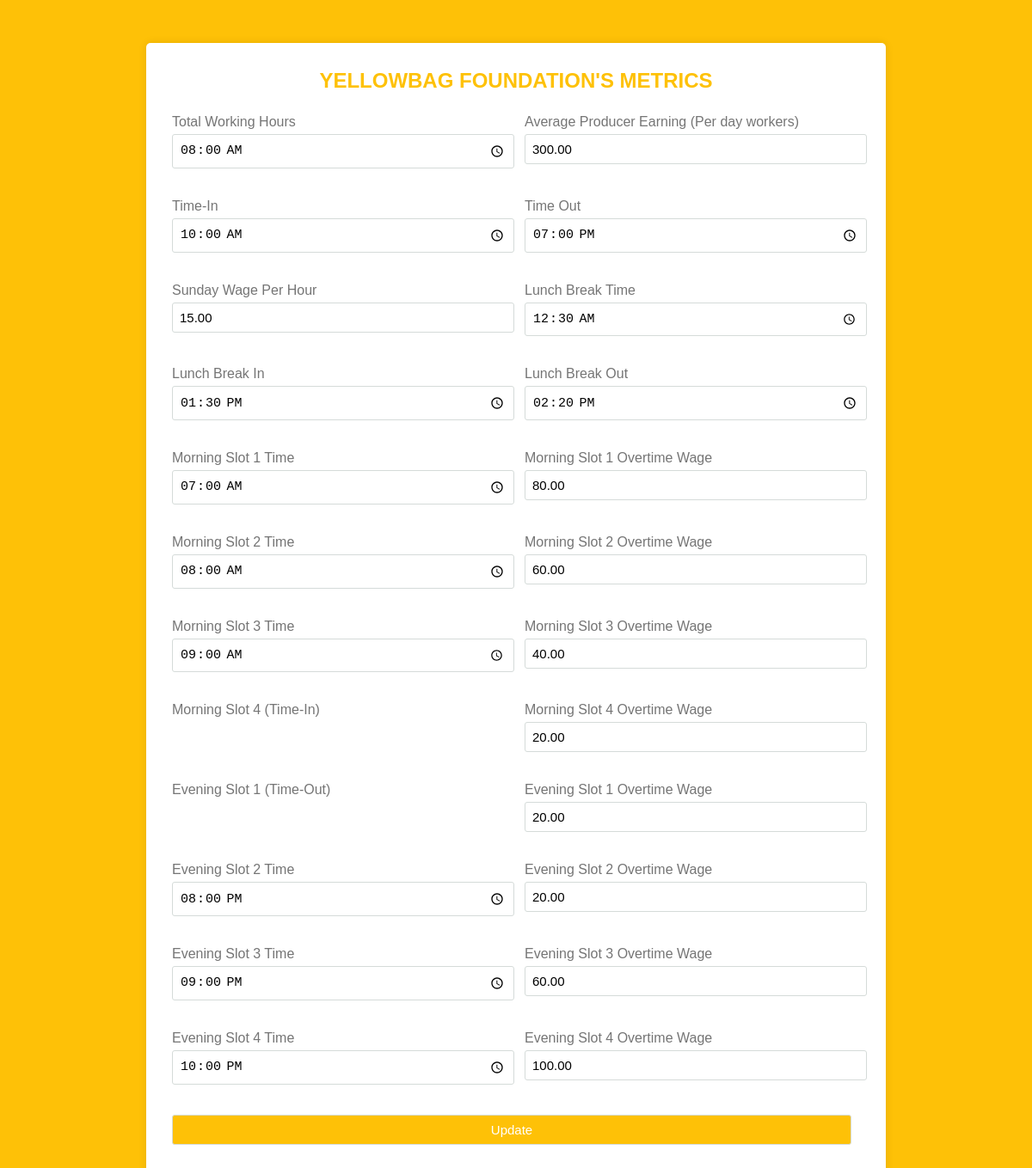
/update.php, run on the app's committed database.
### tables this page shows
CREATE TABLE `metrics` (
  `id` int(11) NOT NULL,
  `total_working_hours` time NOT NULL,
  `average_producer_earning` decimal(10,2) NOT NULL,
  `time_in` time NOT NULL,
  `time_out` time NOT NULL,
  `sunday_wage_per_hour` decimal(10,2) NOT NULL,
  `lunch_break_time` time NOT NULL,
  `lunch_break_in` time NOT NULL,
  `lunch_break_out` time NOT NULL,
  `morning_slot_1_time` time NOT NULL,
  `morning_slot_1_overtime_wage` decimal(10,2) NOT NULL,
  `morning_slot_2_time` time NOT NULL,
  `morning_slot_2_overtime_wage` decimal(10,2) NOT NULL,
  `morning_slot_3_time` time NOT NULL,
  `morning_slot_3_overtime_wage` decimal(10,2) NOT NULL,
  `morning_slot_4_overtime_wage` decimal(10,2) NOT NULL,
  `evening_slot_1_overtime_wage` decimal(10,2) NOT NULL,
  `evening_slot_2_time` time NOT NULL,
  `evening_slot_2_overtime_wage` decimal(10,2) NOT NULL,
  `evening_slot_3_time` time NOT NULL,
  `evening_slot_3_overtime_wage` decimal(10,2) NOT NULL,
  `evening_slot_4_time` time NOT NULL,
  `evening_slot_4_overtime_wage` decimal(10,2) NOT NULL
);

### update.php (the view, shortened to what this page needs)
<?php
$servername = "localhost";
$username = "root";
$password = "";
$dbname = "yellowbags";
$conn = new mysqli($servername, $username, $password, $dbname);
$sql = "SELECT * FROM metrics WHERE id = 1";
$result = $conn->query($sql);
if ($result->num_rows > 0) {
    $row = $result->fetch_assoc();
    $total_working_hours = $row['total_working_hours'];
    $average_producer_earning = $row['average_producer_earning'];
    $time_in = $row['time_in'];
    $time_out = $row['time_out'];
    $sunday_wage_per_hour = $row['sunday_wage_per_hour'];
    $lunch_break_time = $row['lunch_break_time'];
    $lunch_break_in = $row['lunch_break_in'];
    $lunch_break_out = $row['lunch_break_out'];
    $morning_slot_1_time = $row['morning_slot_1_time'];
    $morning_slot_1_overtime_wage = $row['morning_slot_1_overtime_wage'];
    $morning_slot_2_time = $row['morning_slot_2_time'];
    $morning_slot_2_overtime_wage = $row['morning_slot_2_overtime_wage'];
    $morning_slot_3_time = $row['morning_slot_3_time'];
    $morning_slot_3_overtime_wage = $row['morning_slot_3_overtime_wage'];
    $morning_slot_4_overtime_wage = $row['morning_slot_4_overtime_wage'];
    $evening_slot_1_overtime_wage = $row['evening_slot_1_overtime_wage'];
    $evening_slot_2_time = $row['evening_slot_2_time'];
    $evening_slot_2_overtime_wage = $row['evening_slot_2_overtime_wage'];
    $evening_slot_3_time = $row['evening_slot_3_time'];
    $evening_slot_3_overtime_wage = $row['evening_slot_3_overtime_wage'];
    $evening_slot_4_time = $row['evening_slot_4_time'];
    $evening_slot_4_overtime_wage = $row['evening_slot_4_overtime_wage'];
} else {
    echo "0 results";
}
?>
<!DOCTYPE html>
<html lang="en">
<head>
  <link rel="stylesheet" href="./style.css">
</head>
<body>
<div class="wrapper">
    <div class="title">
      YellowBag Foundation's Metrics
    </div>
	<form method="post" action="update_metrics.php">
    <div class="form">
       <div class="inputfield">
          <label>Total Working Hours</label>
          <input type="time" class="input" name="total_working_hours" value="<?php echo $total_working_hours; ?>">
       </div>
        <div class="inputfield">
          <label>Average Producer Earning (Per day workers)</label>
          <input type="number" class="input" name="average_producer_earning" value="<?php echo $average_producer_earning; ?>">
       </div>
        <div class="inputfield">
          <label>Time-In</label>
          <input type="time" class="input" name="time_in" value="<?php echo $time_in; ?>">
       </div>
       <div class="inputfield">
          <label>Time Out</label>
          <input type="time" class="input" name="time_out" value="<?php echo $time_out; ?>">
       </div>
	    <div class="inputfield">
          <label>Sunday Wage Per Hour</label>
          <input type="number" class="input" name="sunday_wage_per_hour" value="<?php echo $sunday_wage_per_hour; ?>">
       </div>
	   <div class="inputfield">
          <label>Lunch Break Time</label>
          <input type="time" class="input" name="lunch_break_time" value="<?php echo $lunch_break_time; ?>">
       </div>
       <div class="inputfield">
          <label>Lunch Break In</label>
          <input type="time" class="input" name="lunch_break_in" value="<?php echo $lunch_break_in; ?>">
       </div>
       <div class="inputfield">
          <label>Lunch Break Out</label>
          <input type="time" class="input" name="lunch_break_out" value="<?php echo $lunch_break_out; ?>">
       </div>
       <div class="inputfield">
          <label>Morning Slot 1 Time</label>
          <input type="time" class="input" name="morning_slot_1_time" value="<?php echo $morning_slot_1_time; ?>">
       </div>
       <div class="inputfield">
          <label>Morning Slot 1 Overtime Wage</label>
          <input type="number" class="input" name="morning_slot_1_overtime_wage" value="<?php echo $morning_slot_1_overtime_wage; ?>">
       </div>
       <div class="inputfield">
          <label>Morning Slot 2 Time</label>
          <input type="time" class="input" name="morning_slot_2_time" value="<?php echo $morning_slot_2_time; ?>">
       </div>
       <div class="inputfield">
          <label>Morning Slot 2 Overtime Wage</label>
          <input type="number" class="input" name="morning_slot_2_overtime_wage" value="<?php echo $morning_slot_2_overtime_wage; ?>">
       </div>
       <div class="inputfield">
          <label>Morning Slot 3 Time</label>
          <input type="time" class="input" name="morning_slot_3_time" value="<?php echo $morning_slot_3_time; ?>">
       </div>
       <div class="inputfield">
          <label>Morning Slot 3 Overtime Wage</label>
          <input type="number" class="input" name="morning_slot_3_overtime_wage" value="<?php echo $morning_slot_3_overtime_wage; ?>">
       </div>
       <div class="inputfield">
          <label>Morning Slot 4 (Time-In)</label>
       </div>
       <div class="inputfield">
          <label>Morning Slot 4 Overtime Wage</label>
          <input type="number" class="input" name="morning_slot_4_overtime_wage" value="<?php echo $morning_slot_4_overtime_wage; ?>">
       </div>
       <div class="inputfield">
          <label>Evening Slot 1 (Time-Out)</label>
       </div>
       <div class="inputfield">
          <label>Evening Slot 1 Overtime Wage</label>
          <input type="number" class="input" name="evening_slot_1_overtime_wage" value="<?php echo $evening_slot_1_overtime_wage; ?>">
       </div>
       <div class="inputfield">
          <label>Evening Slot 2 Time</label>
          <input type="time" class="input" name="evening_slot_2_time" value="<?php echo $evening_slot_2_time; ?>">
       </div>
       <div class="inputfield">
          <label>Evening Slot 2 Overtime Wage</label>
          <input type="number" class="input" name="evening_slot_2_overtime_wage" value="<?php echo $evening_slot_2_overtime_wage; ?>">
       </div>
       <div class="inputfield">
          <label>Evening Slot 3 Time</label>
          <input type="time" class="input" name="evening_slot_3_time" value="<?php echo $evening_slot_3_time; ?>">
       </div>
       <div class="inputfield">
          <label>Evening Slot 3 Overtime Wage</label>
          <input type="number" class="input" name="evening_slot_3_overtime_wage" value="<?php echo $evening_slot_3_overtime_wage; ?>">
       </div>
       <div class="inputfield">
          <label>Evening Slot 4 Time</label>
          <input type="time" class="input" name="evening_slot_4_time" value="<?php echo $evening_slot_4_time; ?>">
       </div>
       <div class="inputfield">
          <label>Evening Slot 4 Overtime Wage</label>
          <input type="number" class="input" name="evening_slot_4_overtime_wage" value="<?php echo $evening_slot_4_overtime_wage; ?>">
       </div>
       <div class="inputfield" style="grid-column: span 2;">
          <input type="submit" value="Update" class="btn">
       </div>
    </div>
	</form>
</div>
</body>
</html>

### style.css (style rules this page uses)
* { box-sizing: border-box; }
body { font-family: 'Montserrat', sans-serif; background-color: #fec107; padding: 0 10px; }
.wrapper { max-width: 800px; margin: 50px auto; background-color: #fff; padding: 30px; border-radius: 5px; box-shadow: 0px 0px 10px rgba(0, 0, 0, 0.1); }
.title { font-size: 24px; font-weight: 700; margin-bottom: 25px; color: #fec107; text-transform: uppercase; text-align: center; }
.form { display: grid; grid-template-columns: repeat(2, 1fr); grid-gap: 20px; }
.inputfield { margin-bottom: 15px; }
.inputfield label { display: block; margin-bottom: 5px; color: #757575; }
.inputfield input { width: calc(100% - 10px); padding: 8px; font-size: 15px; border: 1px solid #d5dbd9; border-radius: 3px; transition: border-color 0.3s ease; }
.btn { width: 100%; padding: 8px 10px; font-size: 15px; border: 0px; background: #fec107; color: #fff; cursor: pointer; border-radius: 3px; outline: none; }

### data on the page
metrics: total_working_hours "08:00:00", average_producer_earning "300.00", time_in "10:00:00", time_out "19:00:00", sunday_wage_per_hour "15.00", lunch_break_time "00:30:00", lunch_break_in "13:30:00", lunch_break_out "14:20:00", morning_slot_1_time "07:00:00", morning_slot_1_overtime_wage "80.00", morning_slot_2_time "08:00:00", morning_slot_2_overtime_wage "60.00", morning_slot_3_time "09:00:00", morning_slot_3_overtime_wage "40.00", morning_slot_4_overtime_wage "20.00", evening_slot_1_overtime_wage "20.00", evening_slot_2_time "20:00:00", evening_slot_2_overtime_wage "20.00", evening_slot_3_time "21:00:00", evening_slot_3_overtime_wage "60.00", evening_slot_4_time "22:00:00", evening_slot_4_overtime_wage "100.00"
